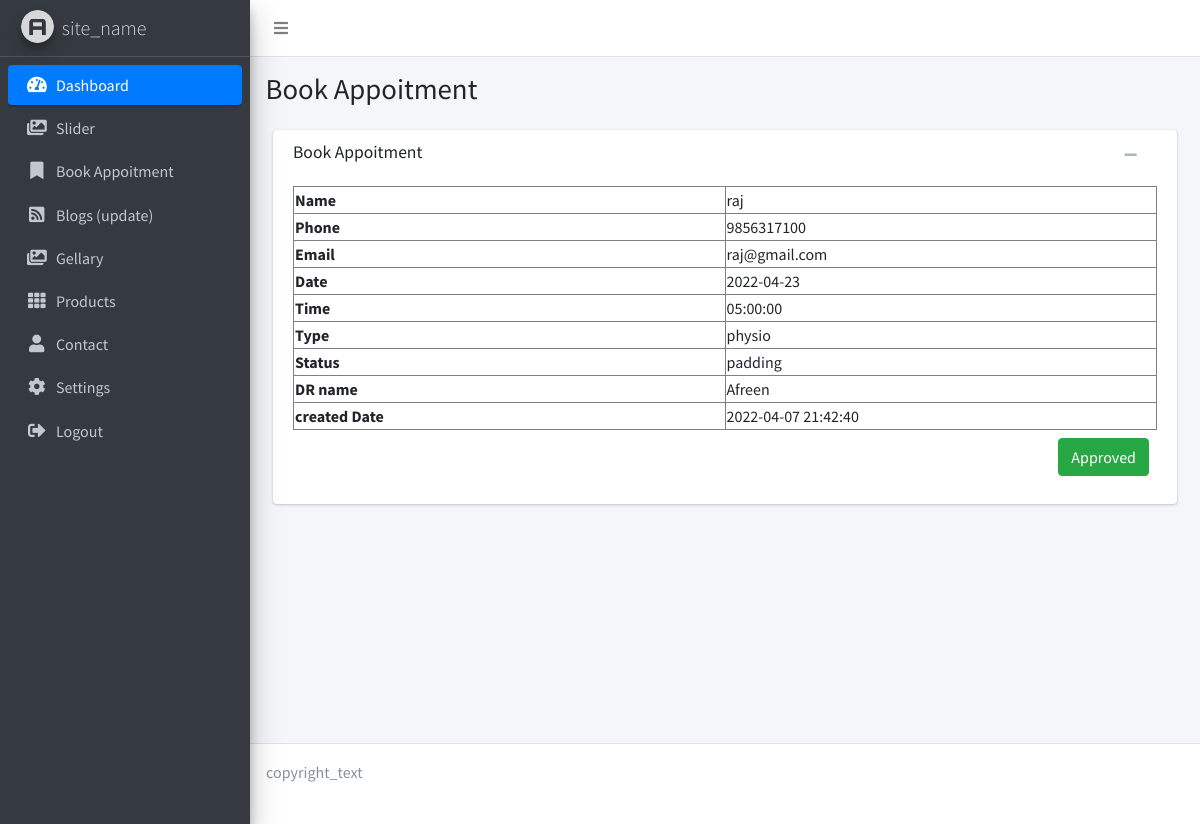
The page /admin/book_appoitment_view.php?id=6 (signed in) on the database its author committed.
### tables this page shows
CREATE TABLE IF NOT EXISTS `book_appoitment` (
  `id` int(11) NOT NULL AUTO_INCREMENT,
  `user_id` int(11) NOT NULL,
  `time` time NOT NULL,
  `type` enum('physio','diet') NOT NULL,
  `date` date NOT NULL,
  `d_name` varchar(150) NOT NULL,
  `status` enum('padding','approved','rejected') NOT NULL,
  `created_at` timestamp NOT NULL,
  `updated_at` timestamp NOT NULL,
  PRIMARY KEY (`id`)
);

CREATE TABLE IF NOT EXISTS `users` (
  `id` int(11) NOT NULL AUTO_INCREMENT,
  `name` varchar(250) NOT NULL,
  `email` text NOT NULL,
  `phone` varchar(15) NOT NULL,
  `password` text NOT NULL,
  `roal` enum('1','2') NOT NULL,
  `created_at` timestamp NOT NULL,
  `updated_at` timestamp NOT NULL,
  PRIMARY KEY (`id`)
);

### admin/book_appoitment_view.php (the view, shortened to what this page needs)
<?php
include_once '../database.php';
$id= $_GET['id'];
$sqlget = "SELECT  t1.id, t2.email ,t2.name , t2.phone,t1.time, t1.date, t1.type,t1.d_name, t1.status, t1.created_at
FROM book_appoitment t1
INNER JOIN users t2 ON t1.user_id = t2.id
WHERE t1.id ='" . $id . "'";
$data = mysqli_fetch_assoc(mysqli_query($conn, $sqlget));
include 'layouts/header.php';
?>
<section class="content-header">
    <div class="container-fluid">
        <div class="row mb-2">
            <div class="col-sm-6">
                <h1>Book Appoitment</h1>
            </div>
        </div>
    </div>
</section>
  <section class="content">
        <div class="container-fluid">
            <div class="col-md-12">
                <div class="card card-default">
                    <div class="card-header">
                        <h3 class="card-title">Book Appoitment</h3>
                        <div class="card-tools">
                            <button type="button" class="btn btn-tool" data-card-widget="collapse"><i class="fas fa-minus"></i></button>
                            <button type="button" class="btn btn-tool" data-card-widget="remove"><i class="fas fa-remove"></i></button>
                        </div>
                    </div>
                    <div class="card-body">
                        <table border="1" style="width: 100%;">
                            <tr>
                                <th style="width:50%;">Name</th>
                                <td><?php echo $data['name'];?></td>
                            </tr>
                            <tr>
                                <th style="width:50%;">Phone</th>
                                <td><?php echo $data['phone'];?></td>
                            </tr>
                            <tr>
                                <th style="width:50%;">Email</th>
                                <td><?php echo $data['email'];?></td>
                            </tr>
                            <tr>
                                <th style="width:50%;">Date</th>
                                <td><?php echo $data['date'];?></td>
                            </tr>
                            <tr>
                                <th style="width:50%;">Time</th>
                                <td><?php echo $data['time'];?></td>
                            </tr>
                            <tr>
                                <th style="width:50%;">Type</th>
                                <td><?php echo $data['type'];?></td>
                            </tr>
                            <tr>
                                <th style="width:50%;">Status</th>
                                <td><?php echo $data['status'];?></td>
                            </tr>
                            <tr>
                                <th style="width:50%;">DR name</th>
                                <td><?php echo $data['d_name'];?></td>
                            </tr>
                            <tr>
                                <th style="width:50%;">created Date</th>
                                <td><?php echo $data['created_at'];?></td>
                            </tr>
                        </table>
                        <div class=" float-right m-2">
                        <form method="post">
                            <input type="submit" value="Approved" class="btn btn-success">
                        </form>
                        </div>
                    </div>
                </div>
            </div>
        </div>
    </section>
    <?php include 'layouts/footer.php';?>

### admin/assets/style.css (style rules this page uses)
.card-body { padding-top: 0px !important; }

### rows shown on the page
book_appoitment: user.name "raj", user.phone "9856317100", user.email "raj@gmail.com", date "2022-04-23", time "05:00:00", type "physio", status "padding", d_name "Afreen", created_at "2022-04-07 21:42:40"
